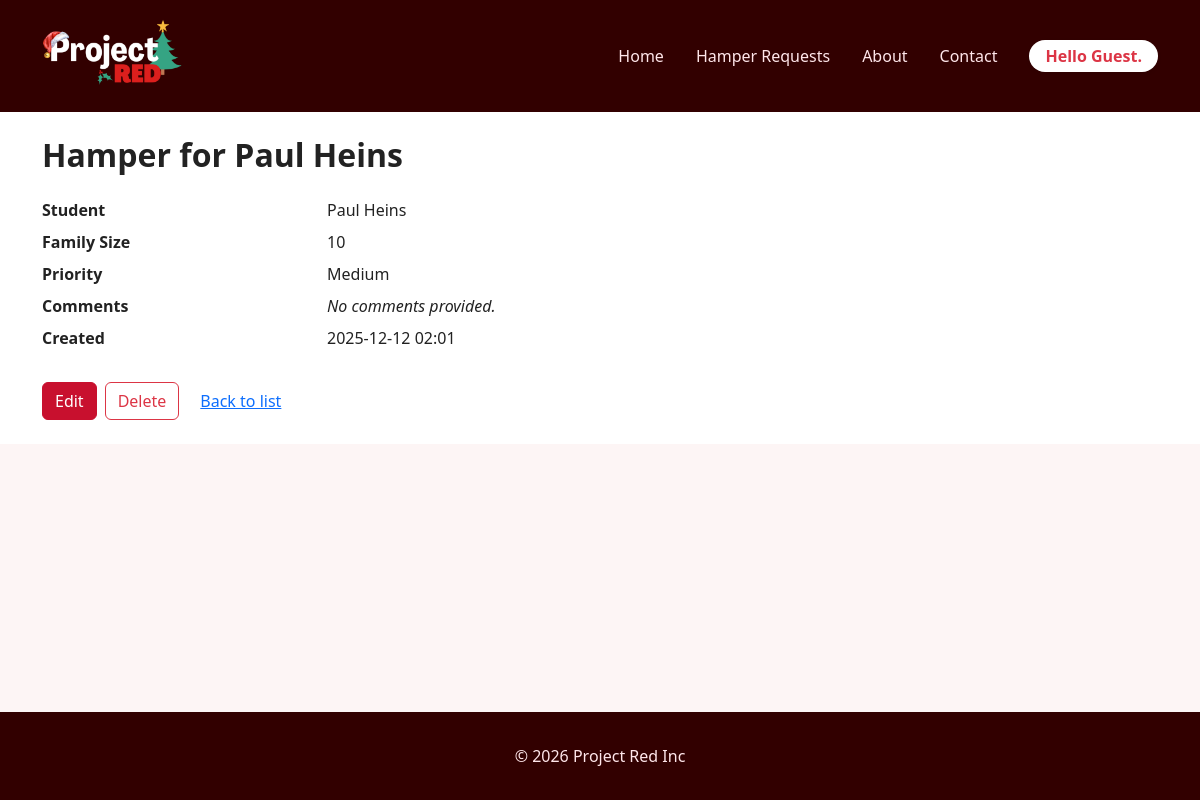
Screenshot of /hampers/3/ with the database file from the repository.
### projectRed/models.py (models this page shows, shortened)
class HamperRequest(models.Model):
    PRIORITY_CHOICES = [
        ("low", "Low"),
        ("medium", "Medium"),
        ("high", "High"),
    ]
    student_name = models.CharField(max_length=100)
    family_size = models.PositiveIntegerField()
    priority = models.CharField(
        max_length=10, choices=PRIORITY_CHOICES, default="medium"
    )
    comments = models.TextField(blank=True)
    created_at = models.DateTimeField(auto_now_add=True)

### projectRed/views.py (the view)
# urls.py: path("hampers/<int:pk>/", views.hamper_detail, name="hamper_detail"),
def hamper_detail(request, pk):
    hamper = get_object_or_404(HamperRequest, pk=pk)
    context = {
        "page_title": f"Hamper for {hamper.student_name}",
        "current_year": datetime.date.today().year,
        "username": USERNAME,
        "hamper": hamper,
    }
    return render(request, "projectRed/hamper_detail.html", context)

### projectRed/templates/projectRed/hamper_detail.html (shortened to what this page needs)
{% extends "projectRed/base.html" %}
{% block content %}
<section class="page-section">
  <div class="container py-4">
    <h1 class="page-title mb-4">Hamper for {{ hamper.student_name }}</h1>
    <dl class="row">
      <dt class="col-sm-3">Student</dt>
      <dd class="col-sm-9">{{ hamper.student_name }}</dd>
      <dt class="col-sm-3">Family Size</dt>
      <dd class="col-sm-9">{{ hamper.family_size }}</dd>
      <dt class="col-sm-3">Priority</dt>
      <dd class="col-sm-9">{{ hamper.get_priority_display }}</dd>
      <dt class="col-sm-3">Comments</dt>
      <dd class="col-sm-9">
        {% if hamper.comments %}
          {{ hamper.comments }}
        {% else %}
          <em>No comments provided.</em>
        {% endif %}
      </dd>
      <dt class="col-sm-3">Created</dt>
      <dd class="col-sm-9">{{ hamper.created_at|date:"Y-m-d H:i" }}</dd>
    </dl>
    <div class="mt-4 d-flex flex-wrap gap-2">
      <a href="{% url 'hamper_update' hamper.pk %}" class="btn btn-primary">
        Edit
      </a>
      <a href="{% url 'hamper_delete' hamper.pk %}" class="btn btn-outline-danger">
        Delete
      </a>
      <a href="{% url 'hamper_list' %}" class="btn btn-link">
        Back to list
      </a>
    </div>
  </div>
</section>
{% endblock %}

### projectRed/static/projectRed/css/site.css (style rules this page uses)
html, body { height: 100%; margin: 0; padding: 0; }
body { display: flex; flex-direction: column; }
body { font-family: system-ui, -apple-system, BlinkMacSystemFont, "Segoe UI", sans-serif; margin: 0; background-color: #fdf5f5; color: #222; }
.info-section, .page-section { background-color: #ffffff; }
.page-title { font-size: 2rem; font-weight: 700; margin-bottom: 1rem; }
.btn-primary { background-color: #C8102E; border-color: #C8102E; }

### rows the page displays
HamperRequest: student_name "Paul Heins", family_size "10", priority "Medium", created_at "2025-12-12 02:01"

### other values shown
{{ username|default:"Guest" }} "Guest"
